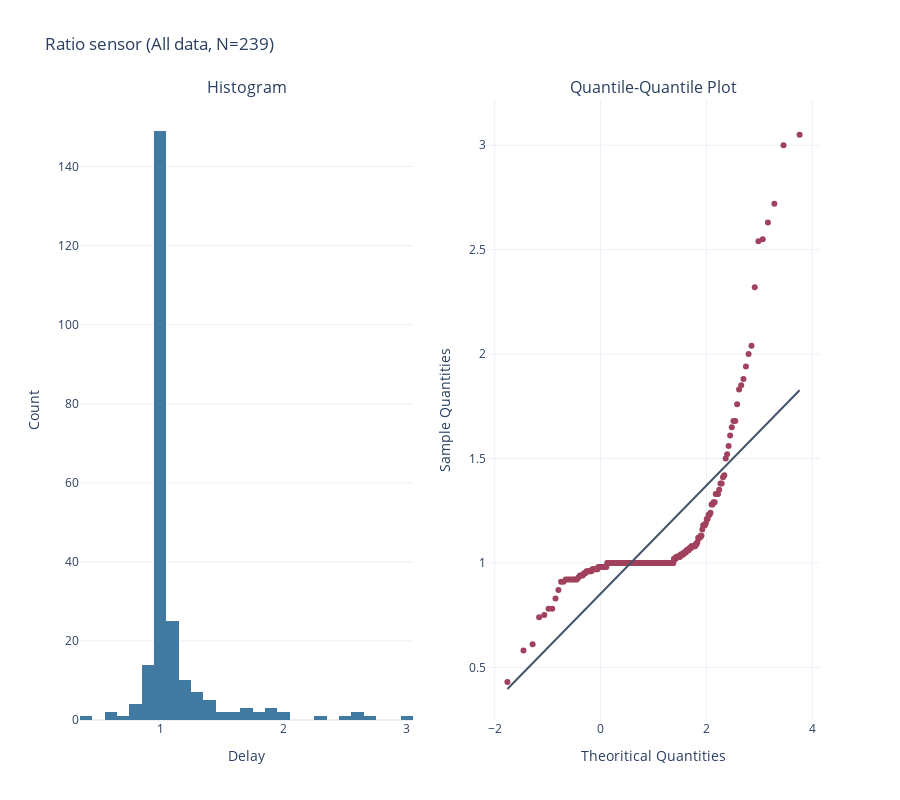
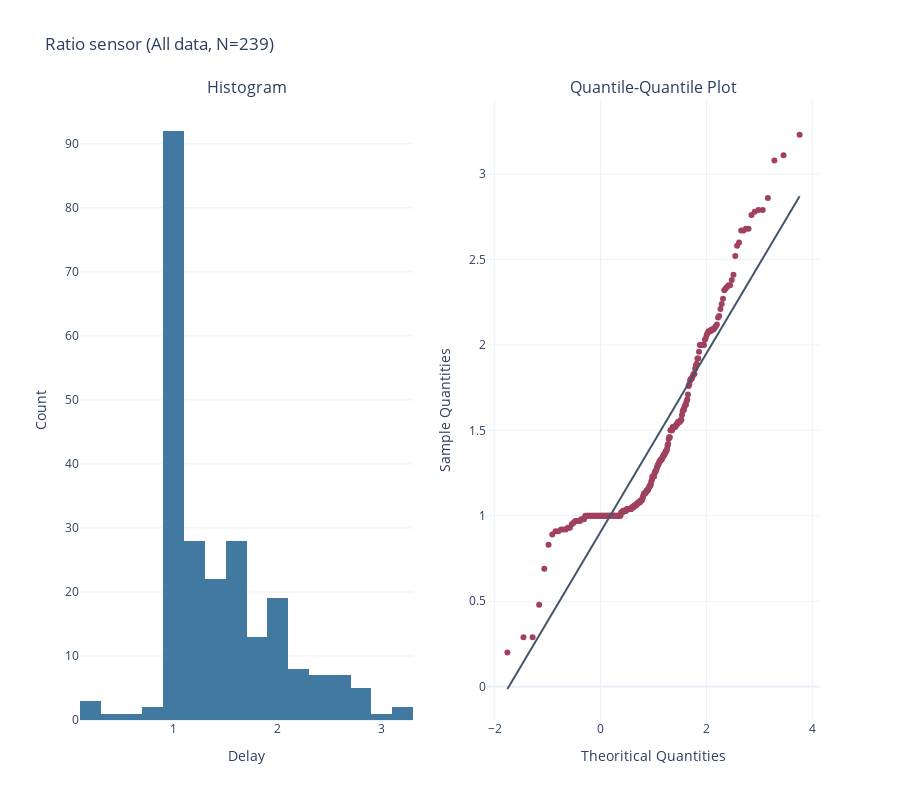

These figures' notebook cell, in order:
### Code cell
metric = "Ratio"
normality_test(fr_mag[metric], sensor=metric, type="All data")
normality_test(fr_pzt[metric], sensor=metric, type="All data")

### Figure 1 — Plotly figure (JSON) as saved in the notebook; plotly's stock layout.template omitted (floating-point values rounded to 4 significant figures; data arrays with more than 128 entries replaced by an {"elided": "..."} marker saying what was removed)
{"data": [{"marker": {"color": "#4179A0"}, "type": "histogram", "x": {"elided": "239 float values"}, "xaxis": "x", "yaxis": "y"}, {"marker": {"color": "#A0415D"}, "mode": "markers", "type": "scatter", "x": {"elided": "239 float values"}, "xaxis": "x2", "y": {"elided": "239 float values"}, "yaxis": "y2"}, {"line": {"color": "#44546A"}, "mode": "lines", "type": "scatter", "x": [-1.759, 3.759], "xaxis": "x2", "y": [0.3962, 1.826], "yaxis": "y2"}], "layout": {"annotations": [{"font": {"size": 16}, "showarrow": false, "text": "Histogram", "x": 0.225, "xanchor": "center", "xref": "paper", "y": 1, "yanchor": "bottom", "yref": "paper"}, {"font": {"size": 16}, "showarrow": false, "text": "Quantile-Quantile Plot", "x": 0.775, "xanchor": "center", "xref": "paper", "y": 1, "yanchor": "bottom", "yref": "paper"}], "height": 800, "showlegend": false, "title": {"text": "Ratio sensor (All data, N=239)"}, "width": 900, "xaxis": {"anchor": "y", "domain": [0, 0.45], "title": {"text": "Delay"}, "zeroline": false}, "xaxis2": {"anchor": "y2", "domain": [0.55, 1], "title": {"text": "Theoritical Quantities"}, "zeroline": false}, "yaxis": {"anchor": "x", "domain": [0, 1], "title": {"text": "Count"}}, "yaxis2": {"anchor": "x2", "domain": [0, 1], "title": {"text": "Sample Quantities"}}}}

### Figure 2 — Plotly figure (JSON) as saved in the notebook; plotly's stock layout.template omitted (floating-point values rounded to 4 significant figures; data arrays with more than 128 entries replaced by an {"elided": "..."} marker saying what was removed)
{"data": [{"marker": {"color": "#4179A0"}, "type": "histogram", "x": {"elided": "239 float values"}, "xaxis": "x", "yaxis": "y"}, {"marker": {"color": "#A0415D"}, "mode": "markers", "type": "scatter", "x": {"elided": "239 float values"}, "xaxis": "x2", "y": {"elided": "239 float values"}, "yaxis": "y2"}, {"line": {"color": "#44546A"}, "mode": "lines", "type": "scatter", "x": [-1.759, 3.759], "xaxis": "x2", "y": [-0.01349, 2.871], "yaxis": "y2"}], "layout": {"annotations": [{"font": {"size": 16}, "showarrow": false, "text": "Histogram", "x": 0.225, "xanchor": "center", "xref": "paper", "y": 1, "yanchor": "bottom", "yref": "paper"}, {"font": {"size": 16}, "showarrow": false, "text": "Quantile-Quantile Plot", "x": 0.775, "xanchor": "center", "xref": "paper", "y": 1, "yanchor": "bottom", "yref": "paper"}], "height": 800, "showlegend": false, "title": {"text": "Ratio sensor (All data, N=239)"}, "width": 900, "xaxis": {"anchor": "y", "domain": [0, 0.45], "title": {"text": "Delay"}, "zeroline": false}, "xaxis2": {"anchor": "y2", "domain": [0.55, 1], "title": {"text": "Theoritical Quantities"}, "zeroline": false}, "yaxis": {"anchor": "x", "domain": [0, 1], "title": {"text": "Count"}}, "yaxis2": {"anchor": "x2", "domain": [0, 1], "title": {"text": "Sample Quantities"}}}}
